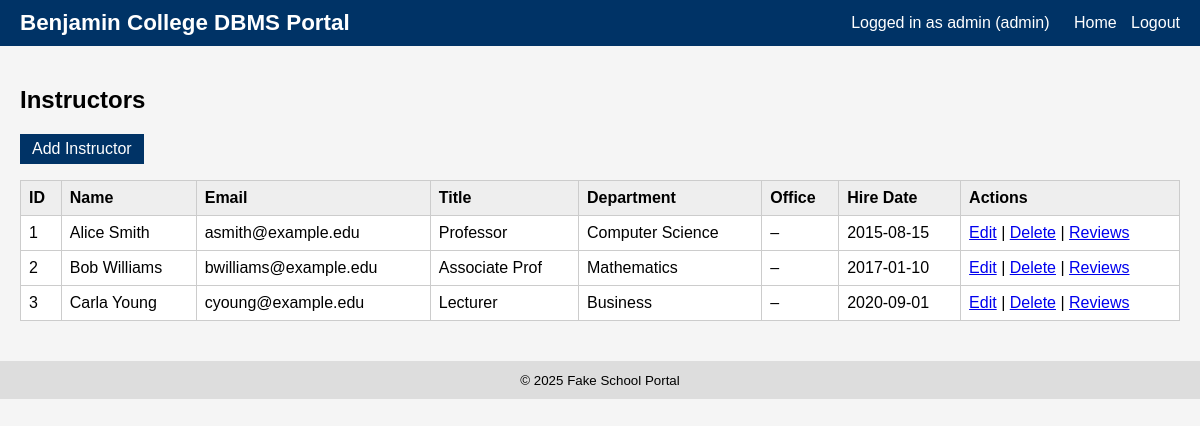
The page /admin/instructors (signed in) on the database its author committed.
### tables this page shows
CREATE TABLE Employee (
    employee_id INTEGER PRIMARY KEY AUTOINCREMENT,
    first_name TEXT NOT NULL,
    last_name TEXT NOT NULL,
    email TEXT UNIQUE,
    position_title TEXT,
    department_id INTEGER,
    salary REAL,
    office_id INTEGER,
    hire_date TEXT,
    FOREIGN KEY (department_id) REFERENCES Department(department_id),
    FOREIGN KEY (office_id) REFERENCES Room(room_id)
);

CREATE TABLE Department (
    department_id INTEGER PRIMARY KEY AUTOINCREMENT,
    department_name TEXT NOT NULL UNIQUE
);

### app.py (the view)
@app.route("/admin/instructors")
@login_required(role="admin")
def admin_instructors():
    db = get_db()
    instructors = db.execute(
        """
        SELECT e.*,
               d.department_name,
               r.room_number AS office_room_number,
               b.building_name AS office_building_name
        FROM Employee e
        LEFT JOIN Department d ON e.department_id = d.department_id
        LEFT JOIN Room r ON e.office_id = r.room_id
        LEFT JOIN Building b ON r.building_id = b.building_id
        ORDER BY e.last_name, e.first_name
        """
    ).fetchall()
    return render_template("instructors.html", instructors=instructors)

### app.py (called while the page is built)
def get_db():
    if "db" not in g:
        g.db = sqlite3.connect(DATABASE)
        g.db.row_factory = sqlite3.Row
    return g.db

def login_required(role=None):
    def decorator(view):
        @wraps(view)
        def wrapped_view(**kwargs):
            if "user_id" not in session:
                return redirect(url_for("login"))
            if role and session.get("role") != role:
                flash("Unauthorized access.")
                return redirect(url_for("home"))
            return view(**kwargs)
        return wrapped_view
    return decorator

### templates/instructors.html
{% extends "base.html" %}
{% block content %}
<h2>Instructors</h2>
<p><a class="button" href="{{ url_for('admin_add_instructor') }}">Add Instructor</a></p>
<table>
    <tr>
        <th>ID</th>
        <th>Name</th>
        <th>Email</th>
        <th>Title</th>
        <th>Department</th>
        <th>Office</th>
        <th>Hire Date</th>
        <th>Actions</th>
    </tr>
    {% for i in instructors %}
    <tr>
        <td>{{ i.employee_id }}</td>
        <td>{{ i.first_name }} {{ i.last_name }}</td>
        <td>{{ i.email }}</td>
        <td>{{ i.position_title }}</td>
        <td>{{ i.department_name }}</td>
        <td>{{ i.building_name }} – {{ i.room_number }}</td>
        <td>{{ i.hire_date }}</td>
        <td>
            <a href="{{ url_for('admin_edit_instructor', employee_id=i.employee_id) }}">Edit</a> |
            <a href="{{ url_for('admin_delete_instructor', employee_id=i.employee_id) }}">Delete</a> |
            <a href="{{ url_for('admin_instructor_reviews', employee_id=i.employee_id) }}">Reviews</a>
        </td>
    </tr>
    {% endfor %}
</table>
{% endblock %}

### static/style.css (style rules this page uses)
body { font-family: Arial, sans-serif; margin: 0; background: #f5f5f5; }
table { border-collapse: collapse; width: 100%; background: white; }
table th, table td { border: 1px solid #ccc; padding: 8px; text-align: left; }
table th { background: #eee; }
.button, button { display: inline-block; padding: 6px 12px; background: #003366; color: white; border: none; text-decoration: none; cursor: pointer; }

### rows shown on the page
Employee: employee_id "1", first_name "Alice", last_name "Smith", email "asmith@example.edu", position_title "Professor", department_name "Computer Science", hire_date "2015-08-15"
Employee: employee_id "2", first_name "Bob", last_name "Williams", email "bwilliams@example.edu", position_title "Associate Prof", department_name "Mathematics", hire_date "2017-01-10"
Employee: employee_id "3", first_name "Carla", last_name "Young", email "cyoung@example.edu", position_title "Lecturer", department_name "Business", hire_date "2020-09-01"

### other values the page prints
{{ session.get('username') }} "admin"
{{ session.get('role') }} "admin"
